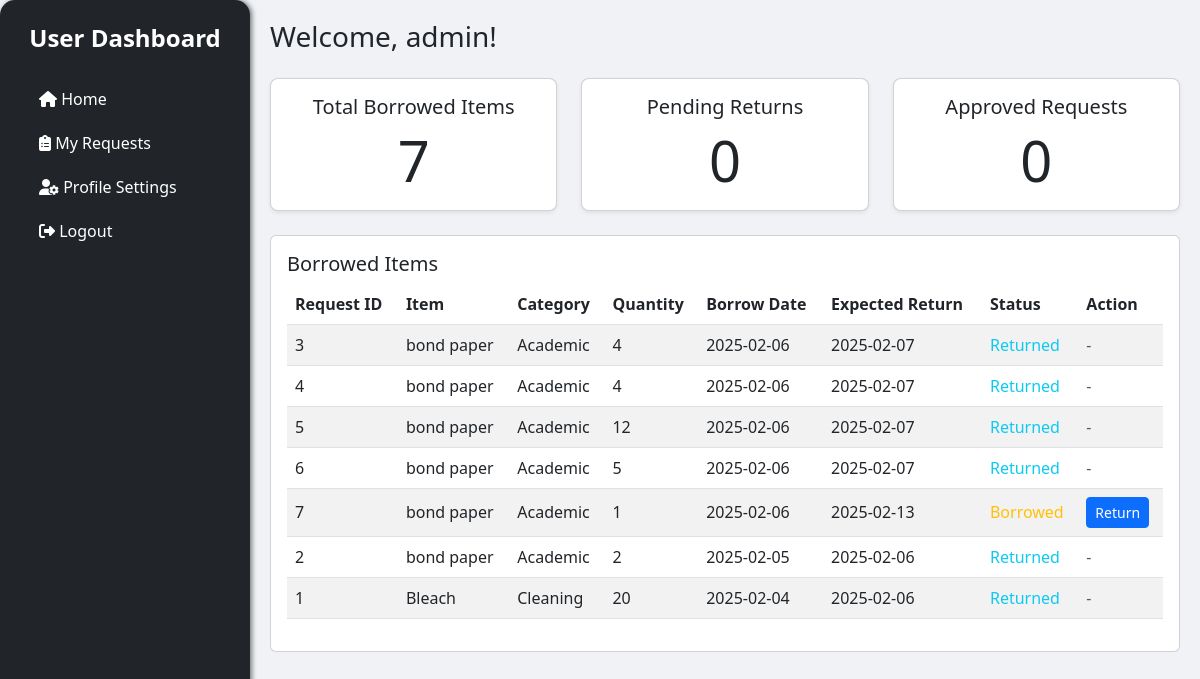
Before: /user/user_dashboard.php (signed in) with the older database file.
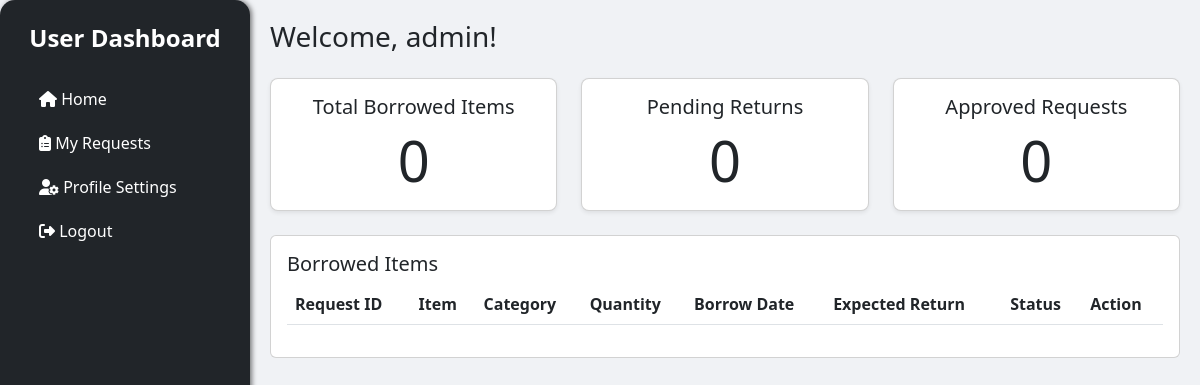
After: the same page with the newer database file.
### tables this page shows
CREATE TABLE `borrow` (
  `borrow_id` int(11) NOT NULL,
  `userId` int(11) NOT NULL,
  `item_id` int(11) NOT NULL,
  `category` enum('equipment','medical','academic','cleaning') NOT NULL,
  `quantity` int(11) NOT NULL,
  `borrow_date` date NOT NULL,
  `expected_return_date` date DEFAULT NULL,
  `status` enum('pending','borrowed','returned') DEFAULT 'pending'
);

### user/user_dashboard.php (the view, shortened to what this page needs)
<?php
include '../config/conn.php';
$username = $_SESSION['username'];
$borrowed_items_sql = "SELECT b.borrow_id, b.item_id, b.category, b.quantity, b.borrow_date, b.expected_return_date, b.status,
                              CASE
                                WHEN b.category = 'equipment' THEN e.item_name
                                WHEN b.category = 'medical' THEN m.item_name
                                WHEN b.category = 'academic' THEN a.item_name
                                WHEN b.category = 'cleaning' THEN c.item_name
                              END AS item_name
                       FROM borrow b
                       LEFT JOIN item_equipment e ON b.item_id = e.item_id AND b.category = 'equipment'
                       LEFT JOIN medical_item m ON b.item_id = m.item_id AND b.category = 'medical'
                       LEFT JOIN academic_item a ON b.item_id = a.item_id AND b.category = 'academic'
                       LEFT JOIN cleaning_item c ON b.item_id = c.item_id AND b.category = 'cleaning'
                       ORDER BY b.borrow_date DESC";
$borrowed_stmt = $conn->prepare($borrowed_items_sql);
$borrowed_stmt->execute();
$borrowed_result = $borrowed_stmt->get_result();
$total_borrowed = $borrowed_result->num_rows;
$pending_returns = 0;
$approved_requests = 0;
?>
<!DOCTYPE html>
<html lang="en">
<head>
    <link href="https://cdn.jsdelivr.net/npm/bootstrap@5.3.0/dist/css/bootstrap.min.css" rel="stylesheet">
    <link rel="stylesheet" href="https://cdnjs.cloudflare.com/ajax/libs/font-awesome/6.4.0/css/all.min.css">
</head>
<body>
    <div class="d-flex">
        <?php include '../includes/user_sidebar.php'; ?>
        <div class="content-area">
            <h1 class="h3 mb-4">Welcome, <?php echo htmlspecialchars($username); ?>!</h1>
            <div class="row mb-4">
                <div class="col-md-4">
                    <div class="card dashboard-card text-center shadow-sm">
                        <div class="card-body">
                            <h5 class="card-title">Total Borrowed Items</h5>
                            <p class="card-text display-4"><?php echo $total_borrowed; ?></p>
                        </div>
                    </div>
                </div>
                <div class="col-md-4">
                    <div class="card dashboard-card text-center shadow-sm">
                        <div class="card-body">
                            <h5 class="card-title">Pending Returns</h5>
                            <p class="card-text display-4"><?php echo $pending_returns; ?></p>
                        </div>
                    </div>
                </div>
                <div class="col-md-4">
                    <div class="card dashboard-card text-center shadow-sm">
                        <div class="card-body">
                            <h5 class="card-title">Approved Requests</h5>
                            <p class="card-text display-4"><?php echo $approved_requests; ?></p>
                        </div>
                    </div>
                </div>
            </div>
            <div class="card">
                <div class="card-body">
                    <h2 class="h5">Borrowed Items</h2>
                    <table class="table table-striped">
                        <thead>
                            <tr>
                                <th>Request ID</th>
                                <th>Item</th>
                                <th>Category</th>
                                <th>Quantity</th>
                                <th>Borrow Date</th>
                                <th>Expected Return</th>
                                <th>Status</th>
                                <th>Action</th>
                            </tr>
                        </thead>
                        <tbody>
                            <?php
                            $row_class = '';
                            while ($row = $borrowed_result->fetch_assoc()):
                                $row_class = $row_class === '' ? 'bg-light' : '';
                            ?>
                            <tr class="<?php echo $row_class; ?>">
                                <td><?php echo htmlspecialchars($row['borrow_id']); ?></td>
                                <td><?php echo htmlspecialchars($row['item_name']); ?></td>
                                <td><?php echo ucfirst(htmlspecialchars($row['category'])); ?></td>
                                <td><?php echo htmlspecialchars($row['quantity']); ?></td>
                                <td><?php echo date('Y-m-d', strtotime($row['borrow_date'])); ?></td>
                                <td><?php echo date('Y-m-d', strtotime($row['expected_return_date'])); ?></td>
                                <td>
                                    <span class="<?php echo getStatusClass($row['status']); ?>">
                                        <?php echo ucfirst(htmlspecialchars($row['status'])); ?>
                                    </span>
                                </td>
                                <td>
                                    <?php if ($row['status'] == 'borrowed'): ?>
                                        <form action="../borrow/handle_return.php" method="POST" class="d-inline">
                                            <button type="submit" class="btn btn-primary btn-sm">
                                                Return
                                            </button>
                                        </form>
                                    <?php else: ?>
                                        <span class="text-muted">-</span>
                                    <?php endif; ?>
                                </td>
                            </tr>
                            <?php endwhile; ?>
                        </tbody>
                    </table>
                </div>
            </div>
        </div>
    </div>
</body>
</html>
<?php
function getStatusClass($status) {
    switch ($status) {
        case 'borrowed':
            return 'text-warning';
        case 'returned':
            return 'text-info';
    }
}
?>

### includes/user_sidebar.php (shortened to what this page needs)
<div class="sidebar bg-dark text-white p-4" style="width: 250px; height: 100vh; position: fixed; border-radius: 15px;">
    <h2 class="h4 text-center mb-4">User Dashboard</h2>
    <nav class="mt-4">
        <a class="nav-link text-white" href="../user/user_dashboard.php">
            <i class="fas fa-home"></i> Home
        </a>
        <a class="nav-link text-white" href="../request/request_user.php">
            <i class="fas fa-clipboard-list"></i> My Requests
        </a>
        <a class="nav-link text-white" href="../user/account_settings.php">
            <i class="fas fa-user-cog"></i> Profile Settings
        </a>
    </nav>
    <div class="mt-auto">
        <a href="logout.php" class="nav-link text-white">
            <i class="fas fa-sign-out-alt"></i> Logout
        </a>
    </div>
</div>

### user/user_dashboard.php (style rules this page uses)
body { background-color: #f0f2f5; }
.dashboard-card { transition: transform 0.2s; border-radius: 0.5rem; }
.table th, .table td { vertical-align: middle; }
.content-area { margin-left: 250px; padding: 20px; width: calc(100% - 250px); }

### includes/user_sidebar.php (style rules this page uses)
.sidebar { background-color: #343a40; box-shadow: 2px 0 5px rgba(0, 0, 0, 0.5); border-radius: 15px; }
.nav-link { transition: background-color 0.3s; padding: 10px 15px; }
.sidebar h2 { font-weight: bold; text-align: center; }

Changed rows visible on the page:
removed borrow: borrow_id "3", item_name "bond paper", category "Academic", quantity "4", borrow_date "2025-02-06", expected_return_date "2025-02-07", status "Returned"
removed borrow: borrow_id "4", item_name "bond paper", category "Academic", quantity "4", borrow_date "2025-02-06", expected_return_date "2025-02-07", status "Returned"
removed borrow: borrow_id "5", item_name "bond paper", category "Academic", quantity "12", borrow_date "2025-02-06", expected_return_date "2025-02-07", status "Returned"
removed borrow: borrow_id "6", item_name "bond paper", category "Academic", quantity "5", borrow_date "2025-02-06", expected_return_date "2025-02-07", status "Returned"
removed borrow: borrow_id "7", item_name "bond paper", category "Academic", quantity "1", borrow_date "2025-02-06", expected_return_date "2025-02-13", status "Borrowed"
removed borrow: borrow_id "2", item_name "bond paper", category "Academic", quantity "2", borrow_date "2025-02-05", expected_return_date "2025-02-06", status "Returned"
removed borrow: borrow_id "1", item_name "Bleach", category "Cleaning", quantity "20", borrow_date "2025-02-04", expected_return_date "2025-02-06", status "Returned"
Other visible differences:
$total_borrowed: "7" → "0"
